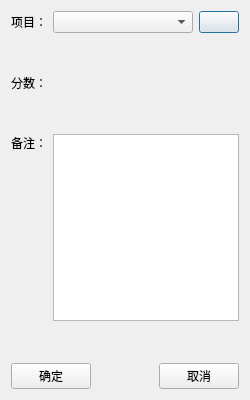
<?xml version="1.0" encoding="UTF-8"?>
<ui version="4.0">
 <class>RecordDialog</class>
 <widget class="QDialog" name="RecordDialog">
  <property name="geometry">
   <rect>
    <x>0</x>
    <y>0</y>
    <width>250</width>
    <height>400</height>
   </rect>
  </property>
  <property name="windowTitle">
   <string>Dialog</string>
  </property>
  <layout class="QVBoxLayout" name="verticalLayout_2">
   <item>
    <layout class="QHBoxLayout" name="horizontalLayout" stretch="1,9,0">
     <item>
      <widget class="QLabel" name="label">
       <property name="text">
        <string>项目：</string>
       </property>
      </widget>
     </item>
     <item>
      <widget class="QComboBox" name="comboBox_record"/>
     </item>
     <item>
      <widget class="QPushButton" name="pushButton_refresh">
       <property name="text">
        <string/>
       </property>
      </widget>
     </item>
    </layout>
   </item>
   <item>
    <spacer name="verticalSpacer_2">
     <property name="orientation">
      <enum>Qt::Vertical</enum>
     </property>
     <property name="sizeHint" stdset="0">
      <size>
       <width>20</width>
       <height>40</height>
      </size>
     </property>
    </spacer>
   </item>
   <item>
    <layout class="QHBoxLayout" name="horizontalLayout_2" stretch="1,9">
     <item>
      <widget class="QLabel" name="label_2">
       <property name="text">
        <string>分数：</string>
       </property>
      </widget>
     </item>
     <item>
      <widget class="QLabel" name="label_score">
       <property name="text">
        <string/>
       </property>
      </widget>
     </item>
    </layout>
   </item>
   <item>
    <spacer name="verticalSpacer_3">
     <property name="orientation">
      <enum>Qt::Vertical</enum>
     </property>
     <property name="sizeHint" stdset="0">
      <size>
       <width>20</width>
       <height>40</height>
      </size>
     </property>
    </spacer>
   </item>
   <item>
    <layout class="QHBoxLayout" name="horizontalLayout_3">
     <item>
      <layout class="QVBoxLayout" name="verticalLayout">
       <item>
        <widget class="QLabel" name="label_3">
         <property name="text">
          <string>备注：</string>
         </property>
        </widget>
       </item>
       <item>
        <spacer name="verticalSpacer">
         <property name="orientation">
          <enum>Qt::Vertical</enum>
         </property>
         <property name="sizeHint" stdset="0">
          <size>
           <width>20</width>
           <height>40</height>
          </size>
         </property>
        </spacer>
       </item>
      </layout>
     </item>
     <item>
      <widget class="QPlainTextEdit" name="plainTextEdit"/>
     </item>
    </layout>
   </item>
   <item>
    <spacer name="verticalSpacer_5">
     <property name="orientation">
      <enum>Qt::Vertical</enum>
     </property>
     <property name="sizeHint" stdset="0">
      <size>
       <width>20</width>
       <height>40</height>
      </size>
     </property>
    </spacer>
   </item>
   <item>
    <layout class="QHBoxLayout" name="horizontalLayout_4">
     <item>
      <widget class="QPushButton" name="pushButton_okRecord">
       <property name="text">
        <string>确定</string>
       </property>
      </widget>
     </item>
     <item>
      <spacer name="horizontalSpacer">
       <property name="orientation">
        <enum>Qt::Horizontal</enum>
       </property>
       <property name="sizeHint" stdset="0">
        <size>
         <width>40</width>
         <height>20</height>
        </size>
       </property>
      </spacer>
     </item>
     <item>
      <widget class="QPushButton" name="pushButton_cancelRecord">
       <property name="text">
        <string>取消</string>
       </property>
      </widget>
     </item>
    </layout>
   </item>
  </layout>
 </widget>
 <resources/>
 <connections/>
</ui>
